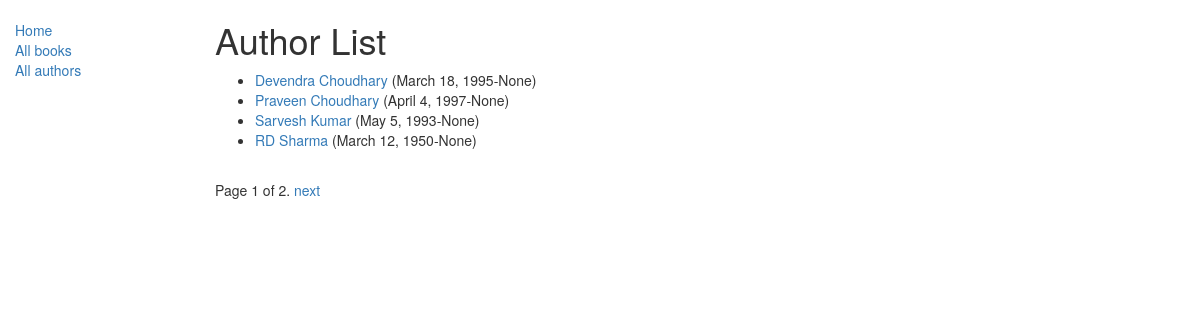
Screenshot of /catalog/authors/ with the database file from the repository.
### catalog/models.py (models this page shows, shortened)
class Author(models.Model):
    first_name = models.CharField(max_length=100)
    last_name = models.CharField(max_length=100)
    date_of_birth = models.DateField(null=True, blank=True)
    date_of_death = models.DateField('Died', null=True, blank=True)
    class Meta:
        ordering = ["last_name","first_name"]
    def get_absolute_url(self):
        return reverse('author-detail', args=[str(self.id)])

### catalog/views.py (the view)
# urls.py: path('authors/', views.AuthorListView.as_view(), name='authors'),
class AuthorListView(generic.ListView):
    model = Author # it s really just shorthand for saying queryset = Book.objects.all()
    paginate_by = 4
    def get_queryset(self):
        return Author.objects.all()
    def get_context_data(self, **kwargs):
        context = super(AuthorListView, self).get_context_data(**kwargs)
        context['some_data'] = 'This is just some data about authors'
        return context

### catalog/templates/catalog/author_list.html
{% extends "base_generic.html" %}
{% block content %}
    <h1>Author List</h1>
    {% if author_list %}
    <ul>
      {% for author in author_list %}
      <li>
        <a href="{{ author.get_absolute_url }}">{{ author.first_name }} {{author.last_name}}</a> ({{author.date_of_birth}}-{{author.date_of_death}})
      </li>
      {% endfor %}
    </ul>
    {% else %}
      <p>There are no authors registered in this library.</p>
    {% endif %}
{% endblock %}

### rows the page displays
Author: first_name "Devendra", last_name "Choudhary", date_of_birth "March 18, 1995", date_of_death "None"
Author: first_name "Praveen", last_name "Choudhary", date_of_birth "April 4, 1997", date_of_death "None"
Author: first_name "Sarvesh", last_name "Kumar", date_of_birth "May 5, 1993", date_of_death "None"
Author: first_name "RD", last_name "Sharma", date_of_birth "March 12, 1950", date_of_death "None"

### other values shown
{{ page_obj.number }} "1"
{{ page_obj.paginator.num_pages }} "2"
